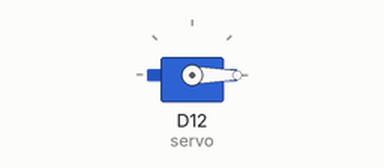
A program run on a simulated Raspberry Pi (BCM pin numbers) with a GrovePi. Parts: servo. Servo angles are drawn from the pulse width (0.5 ms = 0°, 2.5 ms = 180°); what the program prints to the terminal is not drawn.

Above: at 0.05 s.
At 3.05 s:
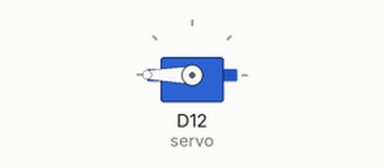
At 6.0 s:
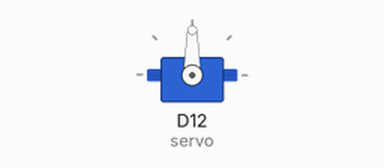
Timing chart, 0 to 7.8 s (numbered marks = the images above):
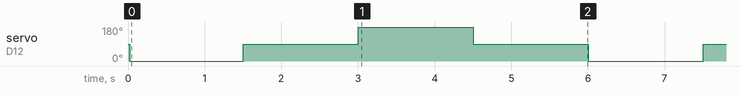

The program:

test-gpiozero.py
```python
#!/usr/bin/env python3
"""
Contrôle d'un servo moteur sur Raspberry Pi (GrovePi compatible)
Utilise gpiozero + AngularServo
"""

from gpiozero import AngularServo
from time import sleep

# === Configuration ===
SERVO_PIN = 12          # Change selon le GPIO que tu utilises (BCM)
MIN_ANGLE = -90         # Ou 0 selon ton servo
MAX_ANGLE = 90          # Ou 180
MIN_PULSE = 0.0005      # 0.5 ms (ajuste si besoin)
MAX_PULSE = 0.0025      # 2.5 ms (ajuste si besoin)

# Création du servo
servo = AngularServo(
    SERVO_PIN,
    min_angle=MIN_ANGLE,
    max_angle=MAX_ANGLE,
    min_pulse_width=MIN_PULSE,
    max_pulse_width=MAX_PULSE
)

def set_angle(angle):
    """Place le servo à l'angle demandé"""
    # Limitation de sécurité
    angle = max(MIN_ANGLE, min(MAX_ANGLE, angle))
    servo.angle = angle
    print(f"Angle → {angle}°")

try:
    print("Contrôle du servo démarré (Ctrl+C pour quitter)")

    while True:
        # Exemple de mouvement
        set_angle(-90)
        sleep(1.5)

        set_angle(0)
        sleep(1.5)

        set_angle(90)
        sleep(1.5)

        set_angle(0)
        sleep(1.5)

except KeyboardInterrupt:
    print("\nArrêt demandé...")
finally:
    servo.detach()          # Relâche le servo (important)
    print("Servo détaché. Fin du programme.")
```

Measured:
- by itself, servo on D12 (servo): repeats every 6.0 s: 90° 1.5 s, 180° 1.5 s, 90° 1.5 s, 0° 1.5 s
